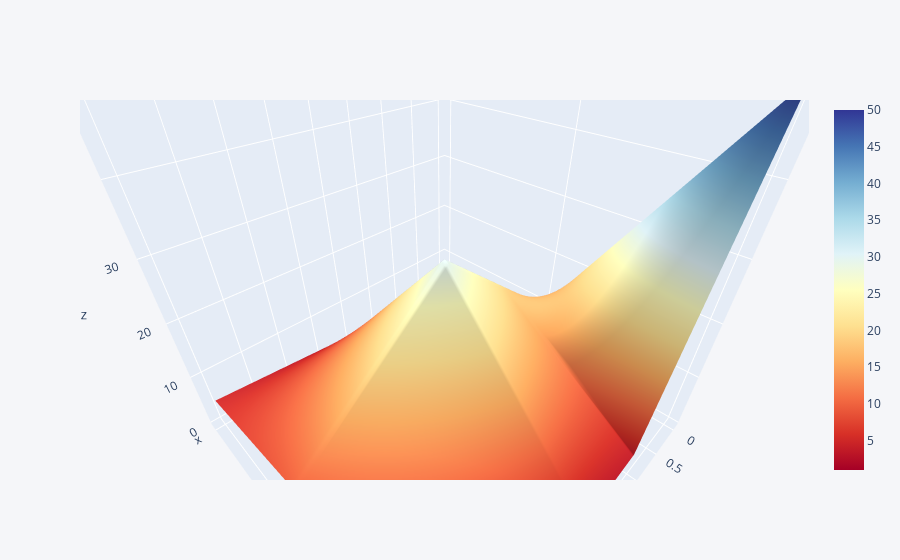

The code cell stored with this chart in its notebook:
### Markdown cell above
## 3d Surface

### Code cell
df3 = pd.DataFrame({'x':[1,2,3,4,5],'y':[10,20,30,20,10],'z':[50,4,3,2,1]})
df3.iplot(kind='surface',colorscale='rdylbu')

### Figure 1 — Plotly figure (JSON) as saved in the notebook; plotly's stock layout.template omitted (floating-point values rounded to 4 significant figures)
{"data": [{"colorscale": [[0, "rgb(165,0,38)"], [0.1, "rgb(215,48,39)"], [0.2, "rgb(244,109,67)"], [0.3, "rgb(253,174,97)"], [0.4, "rgb(254,224,144)"], [0.5, "rgb(255,255,191)"], [0.6, "rgb(224,243,248)"], [0.7, "rgb(171,217,233)"], [0.8, "rgb(116,173,209)"], [0.9, "rgb(69,117,180)"], [1, "rgb(49,54,149)"]], "type": "surface", "x": [0, 1, 2, 3, 4], "y": ["x", "y", "z"], "z": [[1, 2, 3, 4, 5], [10, 20, 30, 20, 10], [50, 4, 3, 2, 1]]}], "layout": {"autosize": true, "legend": {"bgcolor": "#F5F6F9", "font": {"color": "#4D5663"}}, "paper_bgcolor": "#F5F6F9", "plot_bgcolor": "#F5F6F9", "scene": {"aspectmode": "auto", "aspectratio": {"x": 1, "y": 1, "z": 1}, "camera": {"center": {"x": 0, "y": 0, "z": 0}, "eye": {"x": 0.638, "y": 0.638, "z": 0.638}, "projection": {"type": "perspective"}, "up": {"x": 0.01631, "y": -0.01605, "z": 0.9997}}}, "title": {"font": {"color": "#4D5663"}}, "xaxis": {"gridcolor": "#E1E5ED", "showgrid": true, "tickfont": {"color": "#4D5663"}, "title": {"font": {"color": "#4D5663"}, "text": ""}, "zerolinecolor": "#E1E5ED"}, "yaxis": {"gridcolor": "#E1E5ED", "showgrid": true, "tickfont": {"color": "#4D5663"}, "title": {"font": {"color": "#4D5663"}, "text": ""}, "zerolinecolor": "#E1E5ED"}}}
